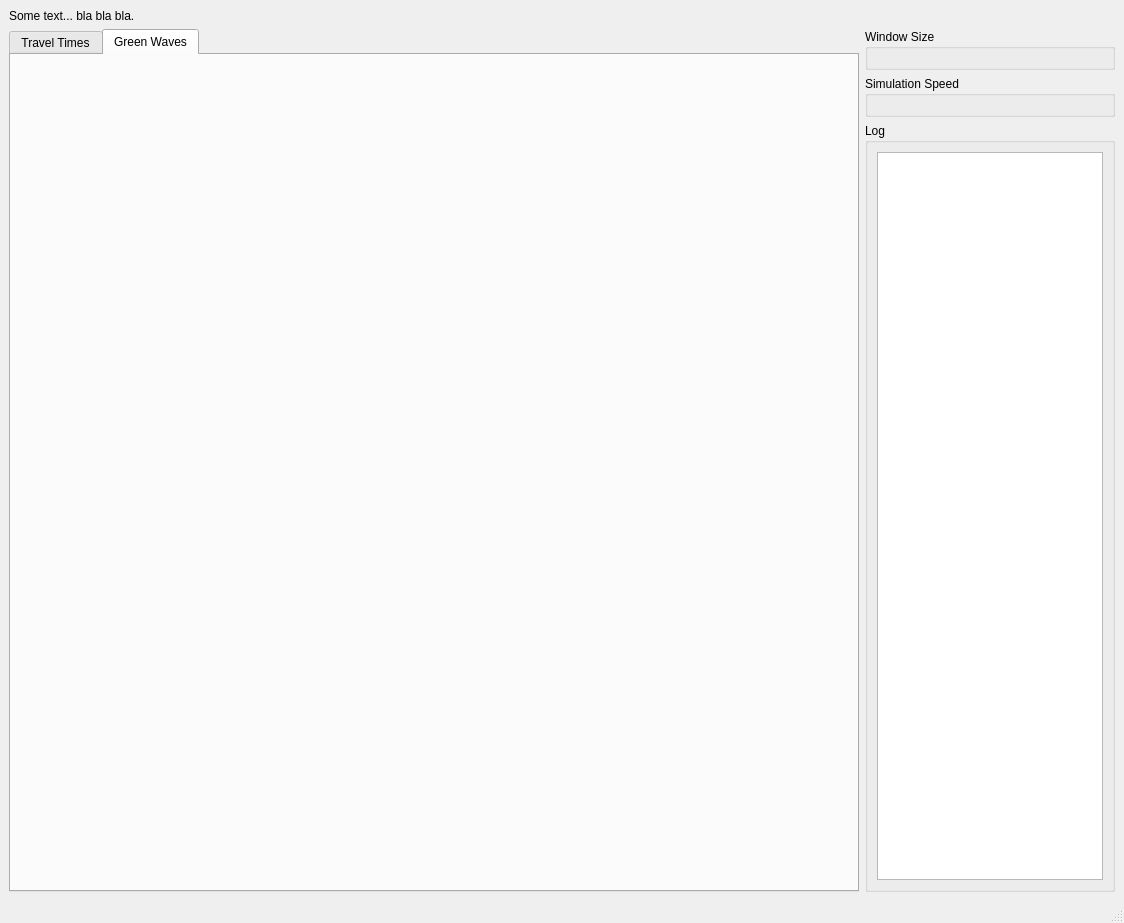
<?xml version="1.0" encoding="UTF-8"?>
<ui version="4.0">
 <class>MainWindow</class>
 <widget class="QMainWindow" name="MainWindow">
  <property name="geometry">
   <rect>
    <x>0</x>
    <y>0</y>
    <width>1124</width>
    <height>923</height>
   </rect>
  </property>
  <property name="windowTitle">
   <string>MainWindow</string>
  </property>
  <widget class="QWidget" name="centralwidget">
   <property name="layoutDirection">
    <enum>Qt::LeftToRight</enum>
   </property>
   <layout class="QHBoxLayout" name="horizontalLayout">
    <item>
     <layout class="QVBoxLayout" name="verticalLayout">
      <item>
       <widget class="QLabel" name="lbl_title">
        <property name="maximumSize">
         <size>
          <width>16777215</width>
          <height>20</height>
         </size>
        </property>
        <property name="text">
         <string>Some text... bla bla bla.</string>
        </property>
       </widget>
      </item>
      <item>
       <layout class="QHBoxLayout" name="horizontalLayout_2">
        <item>
         <widget class="QTabWidget" name="tabWidget">
          <property name="currentIndex">
           <number>1</number>
          </property>
          <widget class="QWidget" name="tab">
           <attribute name="title">
            <string>Travel Times</string>
           </attribute>
           <layout class="QHBoxLayout" name="horizontalLayout_5">
            <item>
             <layout class="QGridLayout" name="grid_tab_travels"/>
            </item>
           </layout>
          </widget>
          <widget class="QWidget" name="tab_2">
           <attribute name="title">
            <string>Green Waves</string>
           </attribute>
           <layout class="QHBoxLayout" name="horizontalLayout_3">
            <item>
             <layout class="QGridLayout" name="grid_green_waves"/>
            </item>
           </layout>
          </widget>
         </widget>
        </item>
        <item>
         <layout class="QVBoxLayout" name="verticalLayout_4">
          <property name="sizeConstraint">
           <enum>QLayout::SetDefaultConstraint</enum>
          </property>
          <property name="leftMargin">
           <number>0</number>
          </property>
          <item>
           <widget class="QGroupBox" name="groupBox">
            <property name="title">
             <string>Window Size</string>
            </property>
            <layout class="QVBoxLayout" name="verticalLayout_6">
             <item>
              <layout class="QVBoxLayout" name="window_size_layout"/>
             </item>
            </layout>
           </widget>
          </item>
          <item>
           <widget class="QGroupBox" name="groupBox_3">
            <property name="title">
             <string>Simulation Speed</string>
            </property>
            <layout class="QVBoxLayout" name="verticalLayout_7">
             <item>
              <layout class="QVBoxLayout" name="sim_speed_layout"/>
             </item>
            </layout>
           </widget>
          </item>
          <item>
           <widget class="QGroupBox" name="groupBox_2">
            <property name="minimumSize">
             <size>
              <width>250</width>
              <height>0</height>
             </size>
            </property>
            <property name="maximumSize">
             <size>
              <width>250</width>
              <height>16777215</height>
             </size>
            </property>
            <property name="title">
             <string>Log</string>
            </property>
            <layout class="QHBoxLayout" name="horizontalLayout_4">
             <item>
              <widget class="QTextEdit" name="text_log">
               <property name="readOnly">
                <bool>true</bool>
               </property>
              </widget>
             </item>
            </layout>
           </widget>
          </item>
         </layout>
        </item>
       </layout>
      </item>
     </layout>
    </item>
   </layout>
  </widget>
  <widget class="QMenuBar" name="menubar">
   <property name="geometry">
    <rect>
     <x>0</x>
     <y>0</y>
     <width>1124</width>
     <height>25</height>
    </rect>
   </property>
  </widget>
  <widget class="QStatusBar" name="statusbar"/>
 </widget>
 <resources/>
 <connections/>
</ui>
